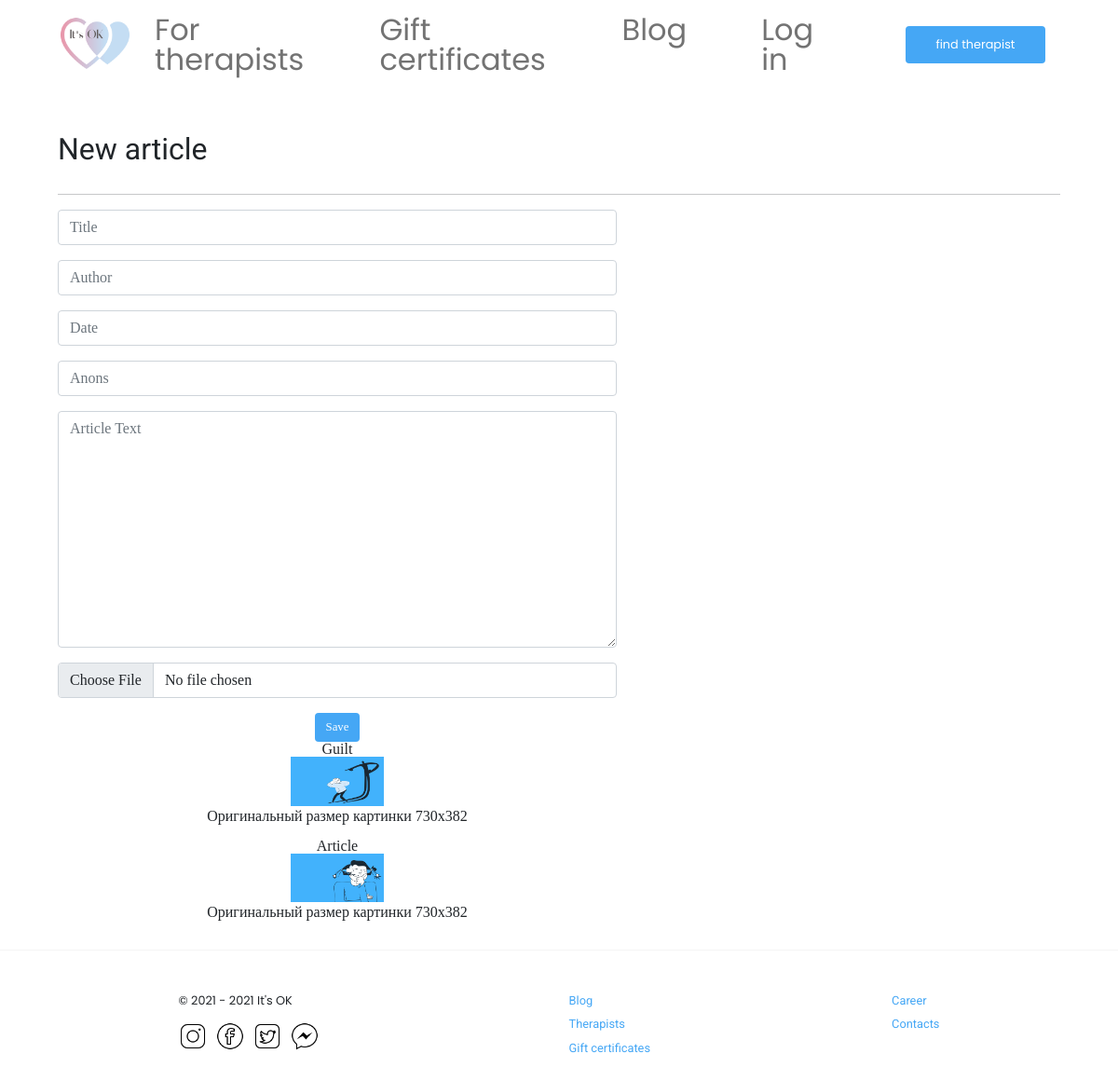
/blog/create/, run on the app's committed database.
### blog/models.py (models this page shows, shortened)
class Article(models.Model):
    title = models.CharField(max_length=250)
    author = models.CharField(max_length=250)
    date = models.DateTimeField()
    anons = models.CharField(max_length=500)
    picture = models.ImageField(upload_to='article_images/')
    full_text = models.TextField()

### blog/views.py (the view)
# urls.py: path('create/', views.ArticleCreateView.as_view(), name='article_create'),
class ArticleCreateView(CreateView):
    model = Article
    form_class = ArticleForm
    extra_context = {'articles': Article.objects.all()}
    template_name = 'blog/article_create.html'
    success_url = '/blog/'

### blog/forms.py
class ArticleForm(ModelForm):
    class Meta:
        model = Article
        fields = '__all__'
        widgets = {
            "title": TextInput(attrs={
                'class': 'form-control',
                'placeholder': 'Title'
            }),
            "author": TextInput(attrs={
                'class': 'form-control',
                'placeholder': 'Author'
            }),
            "date": DateTimeInput(attrs={
                'class': 'form-control',
                'placeholder': 'Date'
            }),
            "anons": TextInput(attrs={
                'class': 'form-control',
                'placeholder': 'Anons'
            }),
            "full_text": Textarea(attrs={
                'class': 'form-control',
                'placeholder': 'Article Text'
            }),
            "picture": FileInput(attrs={
                'class': 'form-control',
                'placeholder': 'Choose a picture'
            }),
        }

### blog/templates/blog/article_create.html (shortened to what this page needs)
{% extends 'main/layout.html' %}
{% block content %}
    <div class="container">
        <div class="main-content-header d-flex justify-content-between flex-wrap">
            <p class="page-title mt-5 " style="font-size: 2rem; font-family: 'Roboto', sans-serif;">New article</p>
        </div>
        <br>
        <hr>
        <div class="main-content" style="max-width: 600px; text-align: center;" >
            <form method="POST" enctype="multipart/form-data">
                {{ form.title }}<br>
                {{ form.author }}<br>
                {{ form.date }}<br>
                {{ form.anons }}<br>
                {{ form.full_text }}<br>
                {{ form.picture }}<br>
                <button class="btn btn-success" type="submit">Save</button>
            </form>
            {% for b in articles %}
            <p>{{ b.title }}</p>
            <img src="{{ b.picture.url }}" width="100px">
            <p>Оригинальный размер картинки  {{ b.picture.width }}x{{ b.picture.height }}</p>
            <br/>
            {% endfor %}
        </div>
    </div>
{% endblock %}

### main/static/main/css/style.css (style rules this page uses)
.container { max-width: 1100px; margin: 0 auto; }
.btn { background-color: #45a7f5; border: none; font-size: 0.8rem; }

### data on the page
Article: title "Guilt", picture (picture), picture.width "730", picture.height "382"
Article: title "Article", picture (picture), picture.width "730", picture.height "382"
